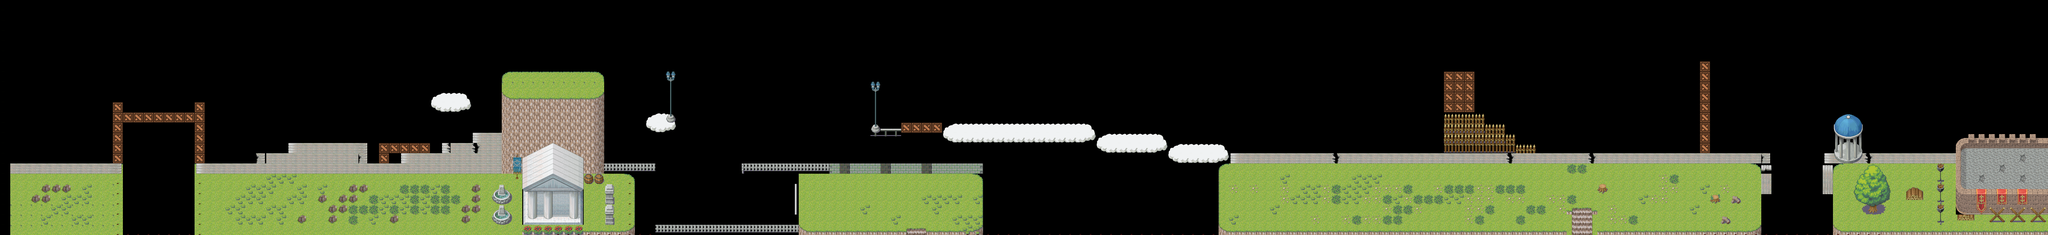

This game map was drawn from its Tiled (.tmx) file and the tilesets committed beside it. A one-line description and the trimmed map source follow:
An orthogonal 200x23 tile map with 32x32 px tiles, 3 tile layers (backgroundgress, backgroundthing, collideLayer), 2 tilesets and 5 objects (hero, car, monsterone, door, obstacle).

<map version="1.0" orientation="orthogonal" renderorder="right-down" width="200" height="23" tilewidth="32" tileheight="32" nextobjectid="6">
 <tileset firstgid="1" name="tile" tilewidth="32" tileheight="32">
  <image source="tile.png" width="128" height="96" />
 </tileset>
 <tileset firstgid="13" name="flagandwood" tilewidth="32" tileheight="32">
  <image source="flagandwood.png" width="256" height="6176" />
 </tileset>
 <layer name="backgroundgress" width="200" height="23">
  <data>[4600 cells, 1062 non-empty, 62 distinct tile ids]</data>
 </layer>
 <layer name="backgroundthing" width="200" height="23">
  <data>[4600 cells, 787 non-empty, 174 distinct tile ids]</data>
 </layer>
 <layer name="collideLayer" width="200" height="23">
  <data>[4600 cells, 433 non-empty, 3 distinct tile ids]</data>
 </layer>
 <objectgroup name="objectsLayer">
  <object id="1" name="hero" x="235.935" y="366.788" width="80" height="104" />
  <object id="2" name="car" x="2342" y="578" width="78" height="66" />
  <object id="3" name="monsterone" x="5027" y="380" width="96" height="92" />
  <object id="4" name="door" x="5788.67" y="368" width="86" height="106" />
  <object id="5" name="obstacle" x="1187.33" y="362" width="53.3333" height="80.6667" />
 </objectgroup>
</map>
